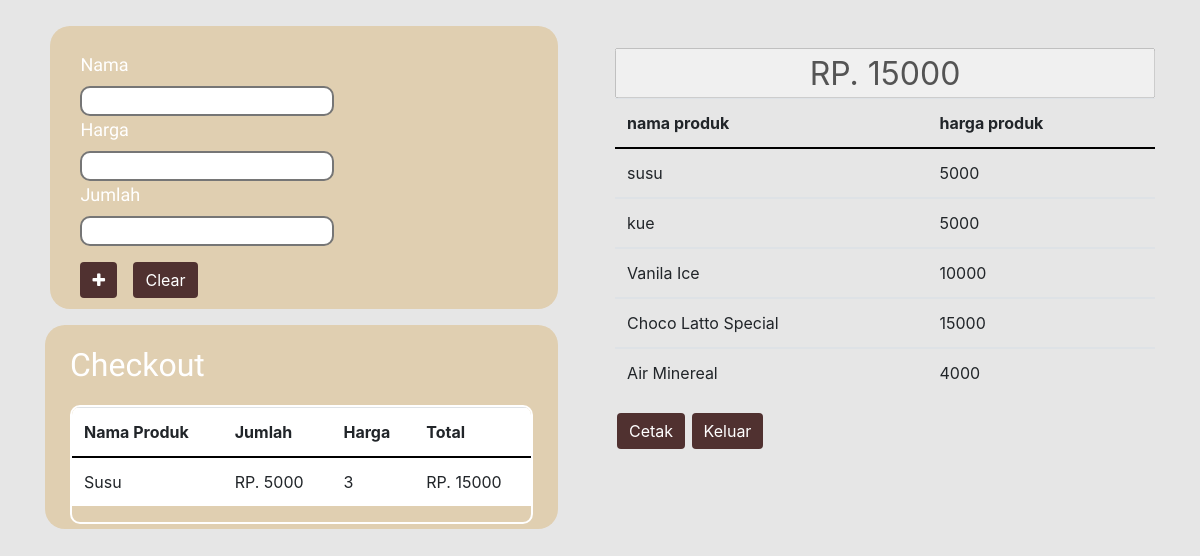
The app's page /kasir.php with its own data.
### tables this page shows
CREATE TABLE `total` (
  `nama_pro` varchar(20) NOT NULL,
  `harga` int(16) NOT NULL,
  `qty` int(3) NOT NULL,
  `tanggal_transaksi` date NOT NULL
);

CREATE TABLE `inventori` (
  `kode` varchar(10) NOT NULL,
  `nama_produk` text NOT NULL,
  `harga_produk` int(25) NOT NULL,
  `tglinput` date NOT NULL
);

### web/kasir.php (the view, shortened to what this page needs)
<!DOCTYPE html>
<html>
<head>
    <link rel="stylesheet" href="assets/bootstrap/css/bootstrap.min.css">
    <link rel="stylesheet" href="assets/fonts/fontawesome-all.min.css">
    <link rel="stylesheet" href="assets/fonts/font-awesome.min.css">
    <link rel="stylesheet" href="assets/fonts/ionicons.min.css">
    <link rel="stylesheet" href="assets/fonts/material-icons.min.css">
    <link rel="stylesheet" href="assets/fonts/fontawesome5-overrides.min.css">
    <link rel="stylesheet" href="assets/css/Login-Form-Clean.css">
	<link rel="stylesheet" type="text/css" href="styles.css">
</head>
<body style="background: rgb(230,230,230);padding: 5px;">
    <div>
        <div class="container">
            <div class="row">
                <div class="col-md-6" style="padding-top: 5px;padding-bottom: 5px;">
                    <div class="form-group" style="background: #E0CFB1;width:94%; border-radius:20px; margin-top:3%; margin-left:1%; padding-bottom:2%;">
                        <div style="width: 50%;margin-left: 30px;">
                            <div>
							<form method="post" action="">
                                <label style="font-size:18px; font-family:Allerta, sans-serif; padding-top:25px;">
								Nama </label>
								<input type="text" name="nama_pro" id="nama_pro" style=" width:100%;border-radius:10px;border-width:2px;border-style:solid;background:white;">
								<label style="font-size: 18px; font-family: Allerta, sans-serif;">
								Harga </label>
								<input type="number" name="harga" id="harga" style="width:100%;border-radius:10px;border-width:2px;border-style:solid;background:white;">
								<label style="font-size: 18px; font-family: Allerta, sans-serif;">
								Jumlah </label>
								<input type="number" name="qty" id="qty" style="width:100%;border-radius:10px;border-width:2px;border-style:solid;background:white;"></p>
							</div>
                            <div>
							<button class="btn btn-primary" type="submit" name="submit" style="margin-right: 10px;background-color: rgb(80,49,48);border-width:0px;"><i class="fa fa-plus"></i></button>
							<form action="" method="post">
							<?php
							include 'koneksi.php';
							?>
							<button class="btn btn-primary" type="submit" name="hapus" value="hapus" style="margin-left:2px;background-color: rgb(80,49,48);border-width:0px;">
							Clear</button>
							</form>
                            </div>
                        </div>
                    </div>
                    <div class="form-group" style="width: 95%;background:#E0CFB1;padding:5px; padding-top:1px; padding-left:25px; padding-right:1px; border-radius:20px;">
                        <p style="margin-top:3%;font-family: Allerta,sans-serif;font-size:32px;color:white;">Checkout</p>
                        <div class="table-responsive" style="width:95%; border-width:2px;border-style:solid;border-radius:10px;margin-top:1%;">
                            <table class="table" style="background-color: white;">
                                <thead>
                                    <tr>
                                        <th style="border-bottom: 2px solid rgb(0,0,0) ;">Nama Produk</th>
                                        <th style="border-bottom: 2px solid rgb(0,0,0) ;">Jumlah</th>
										<th style="border-bottom: 2px solid rgb(0,0,0) ;">Harga</th>
                                        <th style="border-bottom: 2px solid rgb(0,0,0) ;">Total</th>
                                    </tr>
                                </thead>
								<?php
								$q = mysqli_query($koneksi, "SELECT * FROM total");
								$tot_bayar = 0;
								while ($r = mysqli_fetch_array($q)) {
								$total = $r['harga'] * $r ['qty'];
								$tot_bayar += $total;
								?>
                                <tbody style="background-color:white;">
								<tr>
								<td> <?= ucwords($r['nama_pro']) ?></td>
								<td> RP. <?= $r['harga'];?></td>
								<td> <?= $r['qty']; ?></td>
								<td> RP. <?= $total ?></td>
								</tr>
								<?php
								}
								?>
                                </tbody>
                            </table>
                        </div>
                    </div>
                </div>
                <div class="col-md-6">
				<input type="text" name="hasil" disabled value = "RP. <?= $tot_bayar ?>" style="text-align: center; margin-top:8%; font-size:32px; width:100%; height:50px;">
                    <div class="table-responsive">
                        <table class="table">
                            <thead>
                                <tr>
								<th style="border-bottom-color: rgb(0,0,0);">nama produk</th>
								<th style="border-bottom-color: rgb(0,0,0);">harga produk</th>
                                </tr>
                            </thead>
							<?php
							include 'koneksi.php';
							$sql = "select*from inventori";
							$hasil= mysqli_query($koneksi, $sql);
							while($d = mysqli_fetch_assoc($hasil)){
							?>
                            <tbody>
							<tr>
                            <td><?php echo $d['nama_produk']; ?></td>
							<td><?php echo $d['harga_produk'];?></td>
                            </tbody>
							<?php
							}
							?>
                        </table>
                    </div>
					<a href = "cetak.php" target ="_blank">
					<button class="btn btn-primary" type="submit" name="cetak" value="cetakstruk" style="margin-left:2px;background-color: rgb(80,49,48);border-width:0px;">
					Cetak</button></a>
					<a href="index.php">
					<button class="btn btn-primary" name="keluar" value="keluar" style="margin-left:2px;background-color: rgb(80,49,48);border-width:0px;">
					Keluar</button>
					</a></div>
            </div>
        </div>
    </div>
</body>
</html>

### web/styles.css (style rules this page uses)
body { background: url('bckl.png'); color: #fff; background-size: cover; background-position: center; background-repeat: no-repeat; background-attachment: fixed; }

### records on screen
total: nama_pro "Susu", harga "5000", qty "3", total "15000"
inventori: nama_produk "susu", harga_produk "5000"
inventori: nama_produk "kue", harga_produk "5000"
inventori: nama_produk "Vanila Ice", harga_produk "10000"
inventori: nama_produk "Choco Latto Special", harga_produk "15000"
inventori: nama_produk "Air Minereal", harga_produk "4000"
